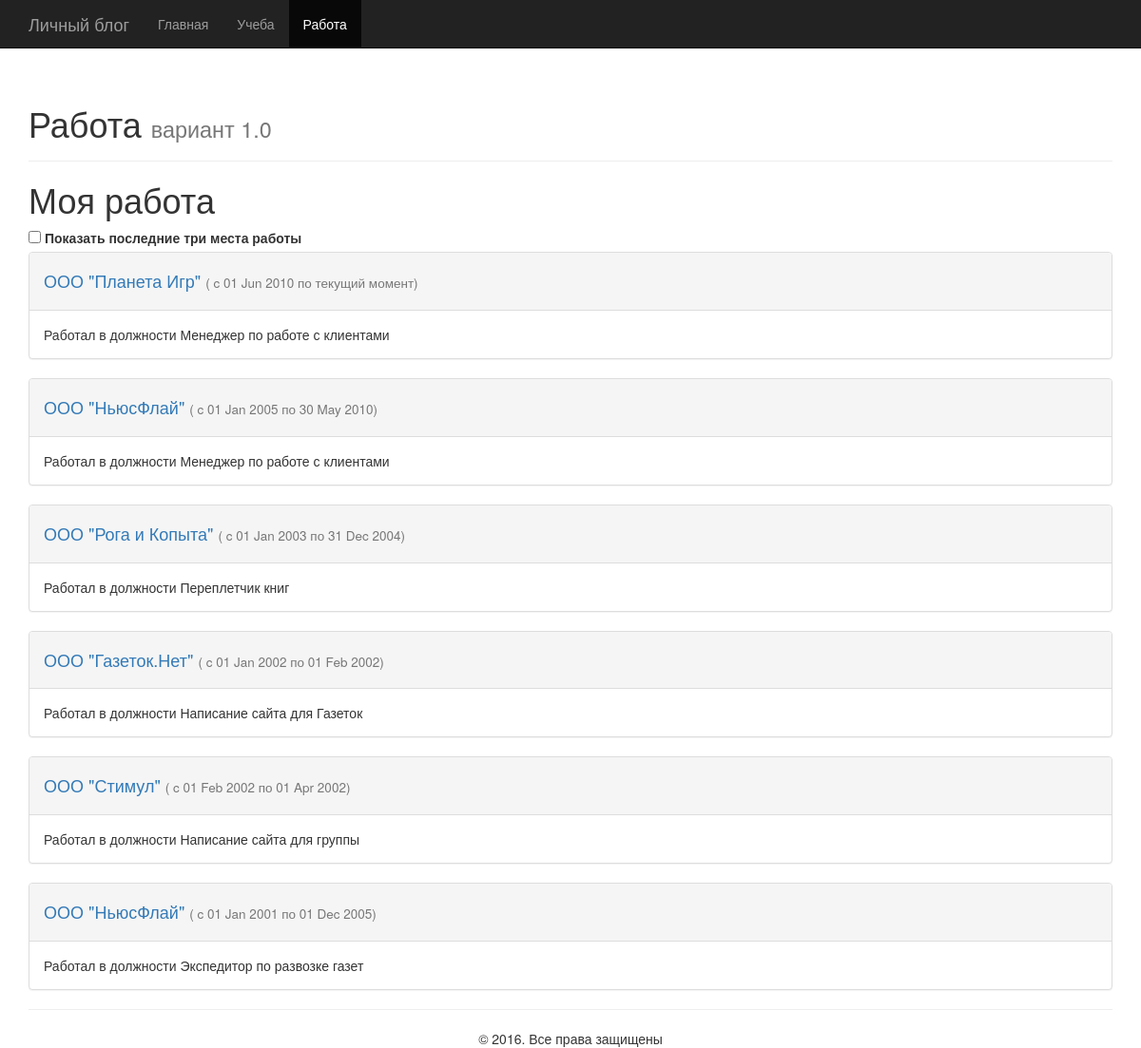
Page /work/ on the committed database.
### mainapp/models.py (models this page shows, shortened)
class Works(models.Model):
    organization = models.ForeignKey(Organization)
    startDate = models.DateField()
    endDate = models.DateField(blank=True, null=True)
    title = models.CharField(max_length=30, verbose_name="Должность")

class Organization(models.Model):
    title = models.CharField(max_length=100, unique=True, db_index=True)
    region = models.CharField(max_length=50, blank=True)
    phone = models.CharField(max_length=20)
    address = models.CharField(max_length=100)
    def __str__(self):
        return self.title

### mainapp/views.py (the view)
# urls.py: url(r'^work/$', showWorkPage,name = 'work'),
def showWorkPage(request, lastWorkCheckbox = False):
    data = {"title": "Работа", "menu": getMainMenu(request.path)}
    data.update(getAboutMeInfo())
    if not lastWorkCheckbox:
        checked =  False
        data.update({'works': list(Works.objects.all())})
    else:
        checked =  True
        data.update({'works': list(Works.objects.all())[:3]})
    data.update({'lastWork': checked })
    return render_to_response('work.html', data)

### mainapp/models.py (called while the page is built)
def getMainMenu(url="home"):
    array = [{"text": "Главная", "urlName": "home", "active": False},
             {"text": "Учеба", "urlName": "learn", "active": False},
             {"text": "Работа", "urlName": "work", "active": False}]
    newArray = []
    for obj in array:
        if reverse(obj['urlName']) == url:
            obj['active'] = True
        newArray.append(obj)
    return newArray

def getAboutMeInfo():
    data = {}
    data['lastName'] = 'Малахов'
    data['firstName'] = 'Максим'
    data['thirdName'] = 'Анатольевич'
    data['birthday'] = date(1984, 5, 5)
    data['likeFilm'] = ['Форест Гамп']
    return data

### templates/work.html
{% extends 'base.html' %}
{% load staticfiles %}
{% block content %}
    <div >
        <h1>Моя работа <small>{% if lastWork %} Последние 3 места работы {% endif %}</small></h1>
        <form method="get" action="{% url "work" %}{% if not lastWork %}/lastwork {% endif %}">
            <input type="checkbox" id="checkbox" {% if lastWork %}checked{% endif %} onclick="submit({})">
            <label for="checkbox">Показать последние три места работы</label>
        </form>
        {% for w in works %}
            <div class="panel panel-default">
              <div class="panel-heading">
                  <h4>
                      <a href="/organization/{{ w.organization.pk }}">
                          {{ w.organization|default:"ООО 'Рога и Копыта'" }}
                      </a>
                      <small>( c
                          {{ w.startDate|date:"d M Y"|default:"Дата неизвестна" }}
                          по {{ w.endDate|date:"d M Y"|default:"текущий момент" }})
                      </small>
                  </h4>
              </div>
              <div class="panel-body">
                Работал в должности {{ w.title|default:"Менеджер" }}
              </div>
            </div>
        {% endfor %}
    </div>
{% endblock %}

### static/css/custom.css (style rules this page uses)
body { padding-top: 70px; }

### rows in the picture
Works: organization "ООО \"Планета Игр\"", startDate "01 Jun 2010", endDate "текущий момент", title "Менеджер по работе с клиентами"
Works: organization "ООО \"НьюсФлай\"", startDate "01 Jan 2005", endDate "30 May 2010", title "Менеджер по работе с клиентами"
Works: organization "ООО \"Рога и Копыта\"", startDate "01 Jan 2003", endDate "31 Dec 2004", title "Переплетчик книг"
Works: organization "ООО \"Газеток.Нет\"", startDate "01 Jan 2002", endDate "01 Feb 2002", title "Написание сайта для Газеток"
Works: organization "ООО \"Стимул\"", startDate "01 Feb 2002", endDate "01 Apr 2002", title "Написание сайта для группы"
Works: organization "ООО \"НьюсФлай\"", startDate "01 Jan 2001", endDate "01 Dec 2005", title "Экспедитор по развозке газет"

### other values in the picture
{{ link.text }} "Главная" "Учеба" "Работа"
{{ title|default:"Личный блог" }} "Работа"
